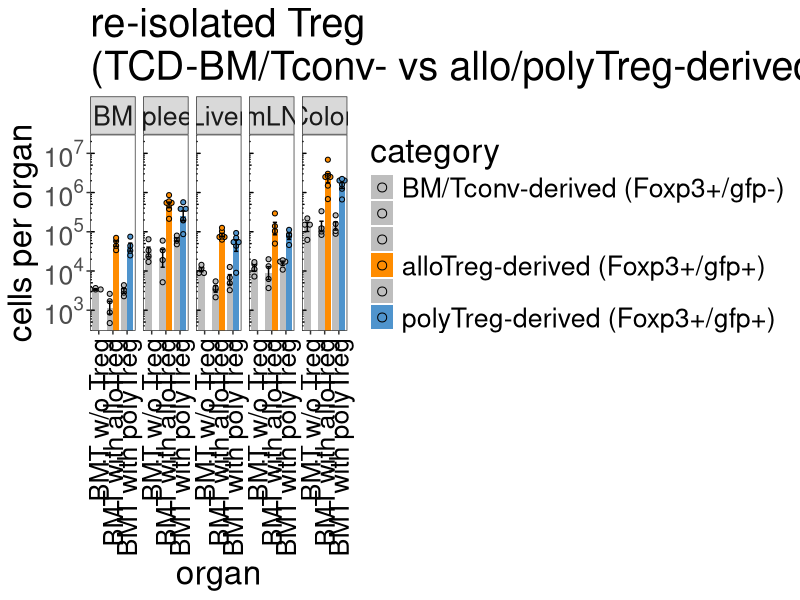
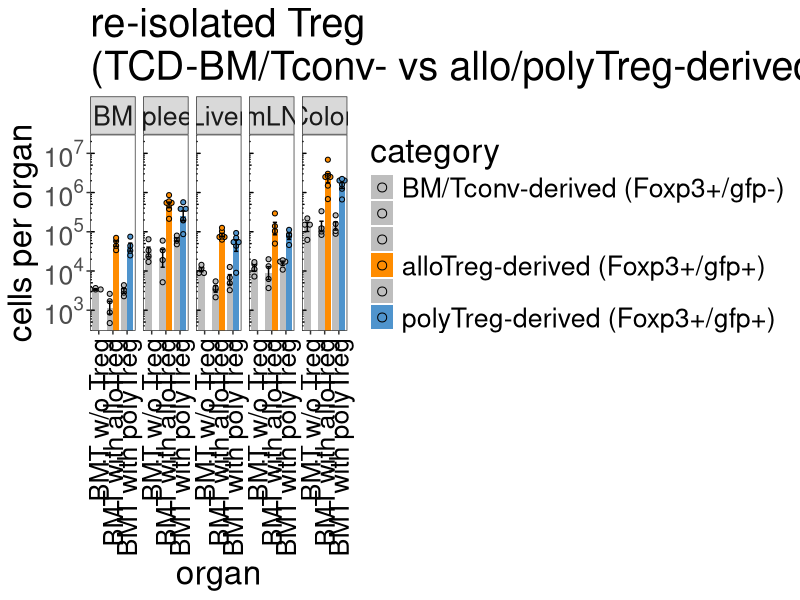

R code for these plots, in order: (Note: this script raises an error after producing the figures.)
## ---- chunk 1
knitr::opts_chunk$set(echo = TRUE)
knitr::opts_knit$set(root.dir = normalizePath(".."))
knitr::write_bib(.packages(), "Figure4review_BMorTconvDerivedTreg7dafterBMT_inVivoDistribution.packages.bib")
## ---- chunk 2
library(ggplot2)
library(scales)
library(car)
## ---- chunk 3
Treg.data <- read.delim("./data/TregDistribution_BMorTconvDerived.txt", header=TRUE)
Treg.data$organ <- factor(Treg.data$organ,
                          levels = c("BM","Spleen","Liver","mLN","Colon"))
Treg.data$category <- factor(Treg.data$category,
                             levels = c("none_Tconv","none_Treg","allo_Tconv","allo_Treg","poly_Tconv","poly_Treg"))
Treg.data$celltype <- factor(Treg.data$celltype,
                             levels = c("none","allo","poly"))
## ---- chunk 4
p <- ggplot(Treg.data, aes(x=celltype, y=count, fill=category)) + coord_cartesian(ylim = c(300,30000000))
p <- p + stat_summary(fun = mean, geom = "bar",  position=position_dodge(.9))
p <- p + geom_dotplot(binaxis='y', stackdir='center',  position=position_dodge(.9), dotsize=6.5, stackratio = 1, binwidth=.02) 
p <- p + stat_summary(fun.data=mean_se, geom="errorbar", color="black", size=0.5, width = 0.6, position=position_dodge(.9))
p <- p + scale_y_log10(breaks = c(1000,10000,100000,1000000,10000000),labels = trans_format("log10", math_format(10^.x)),expand = c(0, 0)) 
p <- p + theme_bw() + theme(panel.grid.major = element_blank(), panel.grid.minor = element_blank(), axis.text.x = element_text(angle = 90, vjust = 0.5, hjust=1, color="black"), text = element_text(size = 24))
p <- p + scale_fill_manual(values = c("none_Tconv" = "gray",
                                      "none_Treg" = "gray",
                                      "allo_Tconv" = "gray",
                                      "allo_Treg" = "darkorange",
                                      "poly_Tconv" = "gray",
                                      "poly_Treg" = "steelblue3"),
                           labels = c("none_Tconv" = "BM/Tconv-derived (Foxp3+/gfp-)",
                                      "none_Treg" = "",
                                      "allo_Tconv" = "",
                                      "allo_Treg" = "alloTreg-derived (Foxp3+/gfp+)",
                                      "poly_Tconv" = "",
                                      "poly_Treg" = "polyTreg-derived (Foxp3+/gfp+)"))

p <- p + scale_x_discrete(labels = c("none" = "BMT w/o Treg",
                                      "allo" = "BMT with alloTreg",
                                      "poly" = "BMT with polyTreg"))
p <- p + annotation_logticks(sides="l", short = unit(.25,"mm"), mid = unit(.5,"mm"),   long = unit(1,"mm"))  
p <- p + labs(title="re-isolated Treg\n(TCD-BM/Tconv- vs allo/polyTreg-derived)",x="organ", y = "cells per organ")
#p <- p + theme(axis.text.x = element_text(vjust=1))
p <- p + facet_wrap(~organ, nrow=1)
p
pdf("./figures/TregOrganDist_BMorTconvDerived.pdf", height=7, width=12)
p
dev.off()
## ---- chunk 5
sessionInfo(package = NULL)
writeLines(capture.output(sessionInfo(package = NULL)), "./Rscripts/Figure4review_BMorTconvDerivedTreg7dafterBMT_inVivoDistribution_SessionInfo.txt")
